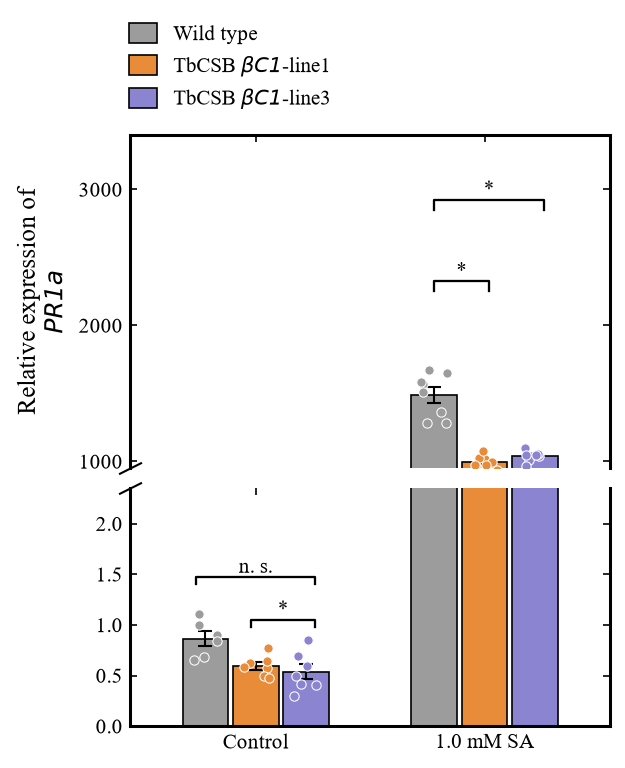

Reproduce this figure in Python.
# -*- coding: utf-8 -*-
"""案例7 - Nature 截断+分组柱形图: 断裂Y轴(0-2 / 1000-4000) 两段子图 + 斜断裂线。
参考：同类期刊常见的「截断 Y 轴分组柱形图」版式 — 2条件x3基因型, 灰/橙/蓝紫, 散点±SEM, *与n.s.括号（详见同名 case 卡）。"""
import sys, os
HERE = os.path.dirname(os.path.abspath(__file__))
sys.path.insert(0, os.path.join(HERE, 'lib'))
from paper_style import set_style, save, rng, cm2in, sig_bracket

import numpy as np
import matplotlib.pyplot as plt

set_style()

cols = ['#9C9C9C', '#E88C3A', '#8B85D1']
genos = ['Wild type', r'TbCSB $\mathit{\beta C1}$-line1',
         r'TbCSB $\mathit{\beta C1}$-line3']
r = rng(7)
# Control 组 (底部段, 0-2)
ctl = [[r.normal(1.00, 0.35, 6).clip(0.45, 1.55),
        r.normal(0.57, 0.15, 7).clip(0.25, 0.90),
        r.normal(0.70, 0.22, 7).clip(0.30, 1.25)]]
# 1.0 mM SA 组 (顶部段, >950)
# 同一组原始数: 柱=均值, 误差棒=SEM, 散点=原始值 -> 三者严格同源、目视一致
sa = [[r.normal(1620., 200., 8).clip(1280., 2020.),
       r.normal(1020., 55., 8).clip(930., 1150.),
       r.normal(1045., 65., 8).clip(940., 1190.)]]

fig, (ax1, ax2) = plt.subplots(
    2, 1, sharex=True, figsize=cm2in(10.5, 13),
    gridspec_kw={'height_ratios': [2.1, 1.5], 'hspace': 0.07})

offs = [-0.22, 0.0, 0.22]
w = 0.20


def draw_group(ax, xc, vals, colors, z0=2):
    for k, v in enumerate(vals):
        x = xc + offs[k]
        ax.bar(x, np.mean(v), width=w, facecolor=colors[k],
               edgecolor='black', linewidth=0.8, zorder=z0)
        sem = np.std(v, ddof=1) / np.sqrt(len(v))
        ax.errorbar(x, np.mean(v), yerr=sem, fmt='none', ecolor='black',
                    elinewidth=1.0, capsize=3.5, capthick=1.0, zorder=3)
        jit = rng(700 + int(xc * 10) + k).uniform(-0.06, 0.06, len(v))
        ax.scatter(x + jit, v, s=20, color=colors[k], edgecolor='white',
                   linewidth=0.5, zorder=4)


# Control -> 底部轴;  SA -> 两轴都画 (柱在底部被截, 顶部段显示)
draw_group(ax2, 0, ctl[0], cols)
for ax in (ax1, ax2):
    draw_group(ax, 1, sa[0], cols)

ax1.set_ylim(950, 3400)
ax1.set_yticks([1000, 2000, 3000])
ax2.set_ylim(0, 2.35)
ax2.set_yticks([0, 0.5, 1.0, 1.5, 2.0])
ax1.set_xlim(-0.55, 1.55)

# 显著性
sig_bracket(ax2, -0.26, 0.26, 1.40, 'n. s.', fontsize=10)
sig_bracket(ax2, -0.02, 0.26, 0.98, '*', fontsize=10)
# SA 组托架: 跨所比较的两柱 (WT vs line1, WT vs line3), 落在顶部段数据上方
sig_bracket(ax1, 0.78, 1.02, 2250, '*', fontsize=10)
sig_bracket(ax1, 0.78, 1.26, 2850, '*', fontsize=10)

# 断裂斜线 (左侧脊柱处)
d = 0.012
kw = dict(marker=[(-1, -0.5), (1, 0.5)], markersize=11, linestyle='none',
          color='k', mec='k', mew=1.0, clip_on=False)
ax1.plot([0], [0], transform=ax1.transAxes, **kw)
ax2.plot([0], [1], transform=ax2.transAxes, **kw)
ax1.spines['bottom'].set_visible(False)
ax2.spines['top'].set_visible(False)
ax1.tick_params(bottom=False)

ax1.legend(handles=[plt.Rectangle((0, 0), 1, 1, facecolor=c, edgecolor='black',
                                  linewidth=0.8) for c in cols],
           labels=genos, loc='lower left', bbox_to_anchor=(-0.04, 1.02),
           frameon=False, fontsize=10, handlelength=1.3, handleheight=1.1)

ax1.set_ylabel('Relative expression of\n' + r'$\mathit{PR1a}$', fontsize=12)
ax2.set_xticks([0, 1])
ax2.set_xticklabels(['Control', '1.0 mM SA'], fontsize=12)
ax1.tick_params(axis='y', labelsize=10)
ax2.tick_params(axis='both', labelsize=10)

save(fig, 'case_seg007.png')
